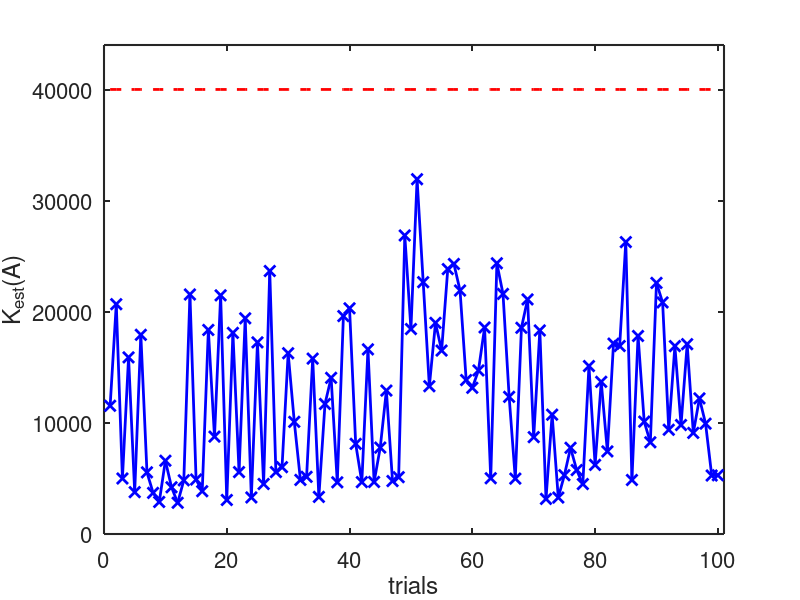

MATLAB code for this plot:
%% Homework 5.3
clc
clear all
close all

A = ones(5,5);
A(1,1) = 1.001;
A(3,2) = 1.001;
A(2,3) = 1.001;
A(5,5) = 1.001;
A
%%Compute the condition number K_inf(A) using MATLAB command cond
KA = cond(A, inf)
%% Then compute K_inf(A) using its definition.
KA_def = norm(A, inf) * norm(inv(A), inf)

%% Finally estimate K∞ (A) by perturbing a suitable linear system
% having A as coefficient matrix
n_trials = 100;
KA_store = zeros(n_trials,1);
pert_mag = 1e-6; % Perturbation magnitude
x = ones(5,1);
b = A*x;

for (i=1:n_trials)
  deltab = pert_mag * randn(5,1);
  deltax = A\deltab;
  KA = norm(deltax,inf)/norm(x,inf) * norm(b,inf)/norm(deltab,inf);
  KA_store(i) = KA;
end
KA_est = max(KA_store)

figure
set(gcf, 'Position', [100 100 1000 500])
plot([1:n_trials], KA_store, 'bx-','LineWidth',2, 'MarkerSize',8)
hold on, box on
plot([1:n_trials], cond(A,inf)*ones(n_trials,1), 'r--', 'LineWidth',2)
axis([0 n_trials+1 0 1.1*cond(A,inf)])
set(gca,'LineWidth',1.5)
set(gca,'FontSize',16)
xlabel('trials')
ylabel('K_{est}(A)')
